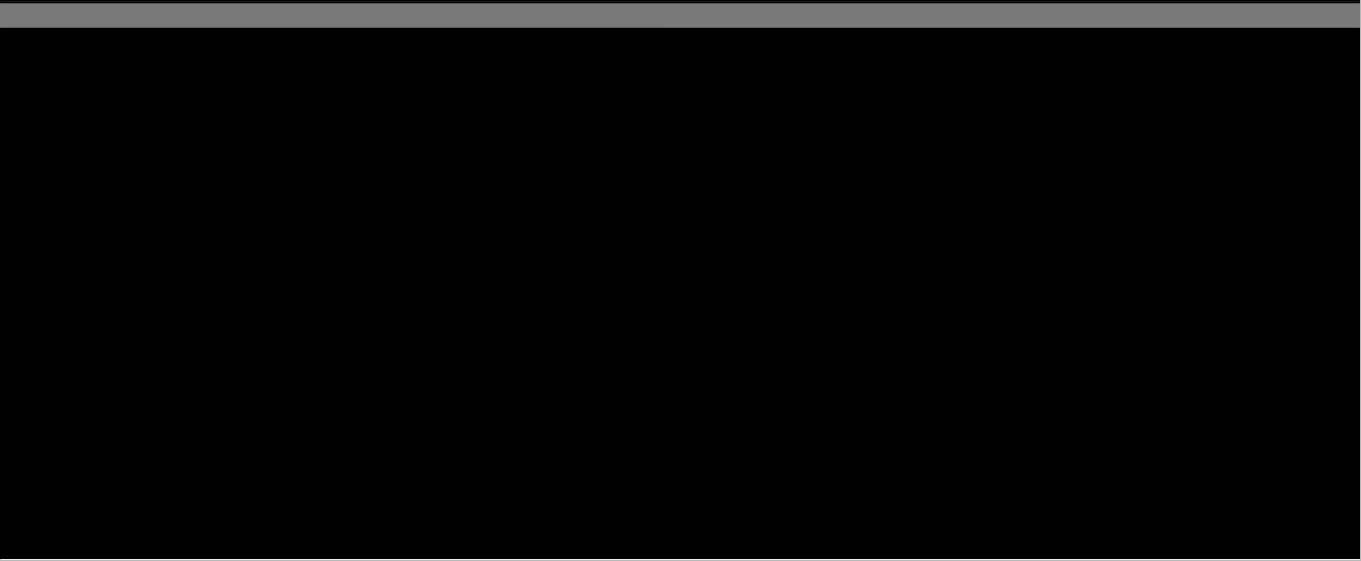
      <widget class="QFrame" name="frame_138">
       <property name="geometry">
        <rect>
         <x>20</x>
         <y>95</y>
         <width>1361</width>
         <height>561</height>
        </rect>
       </property>
       <property name="frameShape">
        <enum>QFrame::StyledPanel</enum>
       </property>
       <property name="frameShadow">
        <enum>QFrame::Raised</enum>
       </property>
       <widget class="QFrame" name="frame_139">
        <property name="geometry">
         <rect>
          <x>0</x>
          <y>0</y>
          <width>1360</width>
          <height>3</height>
         </rect>
        </property>
        <property name="styleSheet">
         <string notr="true">background-color: qlineargradient(spread:pad, x1:0.511364, y1:1, x2:0.489, y2:0, stop:0 rgba(21, 21, 21, 255), stop:1 rgba(36, 36, 36, 255));</string>
        </property>
        <property name="frameShape">
         <enum>QFrame::StyledPanel</enum>
        </property>
        <property name="frameShadow">
         <enum>QFrame::Raised</enum>
        </property>
       </widget>
       <widget class="QFrame" name="frame_140">
        <property name="geometry">
         <rect>
          <x>0</x>
          <y>3</y>
          <width>1360</width>
          <height>25</height>
         </rect>
        </property>
        <property name="styleSheet">
         <string notr="true">border-top: 2px solid qlineargradient(spread:pad, x1:0.494, y1:0, x2:0.5, y2:1, stop:0 rgba(78, 78, 78, 255), stop:1 rgba(132, 132, 132, 255));
border-bottom: 2px solid qlineargradient(spread:pad, x1:0.465909, y1:1, x2:0.477273, y2:0, stop:0 rgba(78, 78, 78, 255), stop:1 rgba(132, 132, 132, 255));
background-color: rgb(121, 121, 121);</string>
        </property>
        <property name="frameShape">
         <enum>QFrame::StyledPanel</enum>
        </property>
        <property name="frameShadow">
         <enum>QFrame::Raised</enum>
        </property>
       </widget>
       <widget class="QFrame" name="frame_141">
        <property name="geometry">
         <rect>
          <x>0</x>
          <y>28</y>
          <width>1360</width>
          <height>531</height>
         </rect>
        </property>
        <property name="styleSheet">
         <string notr="true">background-color: rgb(0, 0, 0);</string>
        </property>
        <property name="frameShape">
         <enum>QFrame::StyledPanel</enum>
        </property>
        <property name="frameShadow">
         <enum>QFrame::Raised</enum>
        </property>
       </widget>
      </widget>
